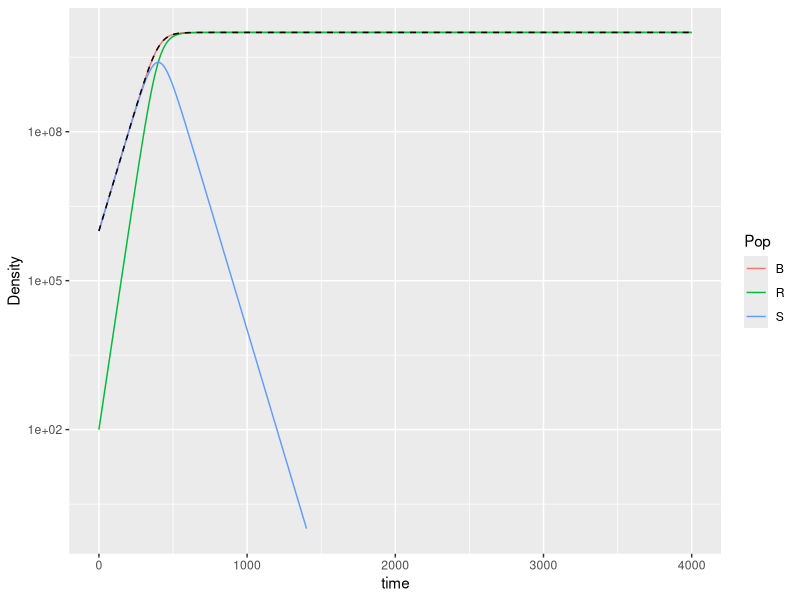
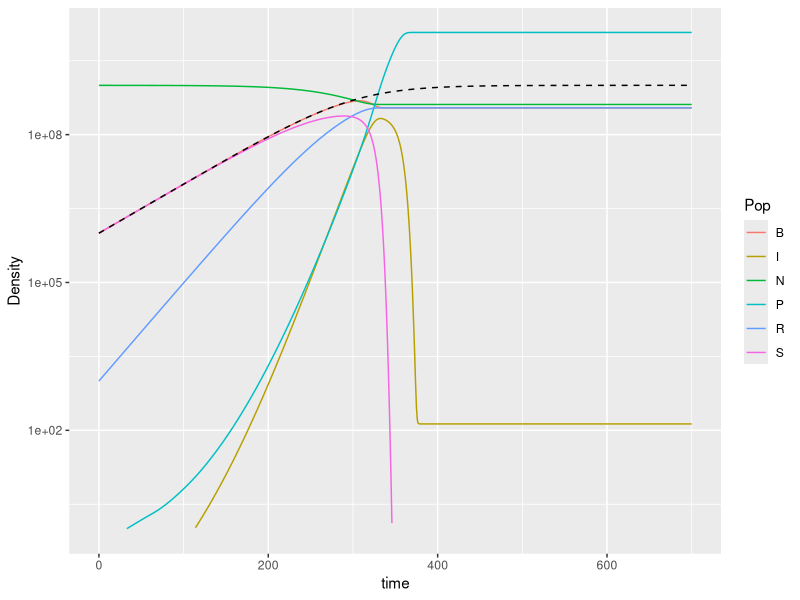
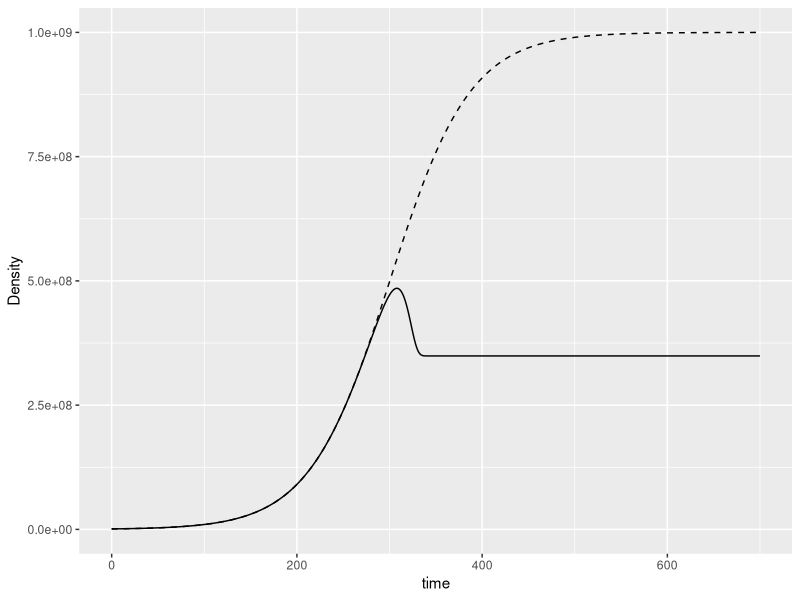

These charts were generated, in order, by the following R code:
#This code is just being kept on hand as simplified versions for
# consistency checking of more complex derivs functions

library(deSolve)
library(ggplot2)
library(dplyr)

#This derivs function only has S and R (no phages), and achieves logistic
# growth through one subpopulation being growing and one being non-growing
derivsx <- function(t, y, parms) {
  #The derivs function must return the derivative of all the variables at a
  # given time, in a list
  
  #Set small/negative y values to 0 so they don't affect the dN's
  y[y < parms["thresh_min_dens"]] <- 0
  
  #Create output vector
  dY <- c(S = 0, R = 0)
  
  ##Calculate dS
  #dS/dt = u_S*S - 2*u_S*S*(S+R)/k
  dY["S"] <- (
    parms["u_S"] * y["S"] 
    - 2*parms["u_S"] * y["S"] * (y["S"] + y["R"])/parms["k"])
  
  #Calculate dR
  #dR/dt = 2*u_S*S*(S+R)/k
  dY["R"] <- 2*parms["u_S"] * y["S"] * (y["S"] + y["R"])/parms["k"] 
  
  #Issue warning about too large pop (if warnings is TRUE)
  if (parms["warnings"]==1 & any(y > 10**100)) {
    warning(paste("pop(s)",
                  paste(which(y > 10**100), collapse = ","),
                  "exceed max limit, 10^100, returning dY = 0"))
  }
  dY[y > 10**100] <- 0
  
  #From documentation: The return value of func should be a list, whose first 
  #element is a vector containing the derivatives of y with respect to time
  return(list(dY))
}

#This derivs function achieves logistic growth through two subpopulations,
# one growing and one non-growing. The non-growing is also completely
# resistant to phage infection
derivsy <- function(t, y, parms) {
  #The derivs function must return the derivative of all the variables at a
  # given time, in a list
  
  #Set small/negative y values to 0 so they don't affect the dN's
  y[y < parms["thresh_min_dens"]] <- 0
  
  #Create output vector
  dY <- c(S = 0, I = 0, P = 0, R = 0, N = 0)
  
  #For all equations, let
  # a_t = a * (1 - f + f*(N/k)^v_a1)^v_a2
  # a_tau = a * (1 - f + f*(N(t-tau)/k)^v_a1)^v_a2
  a_t <- 
    parms["a"] *
    (1 - parms["f"] +
       parms["f"]*(y["N"]/parms["k"])**parms["v_a1"])**parms["v_a2"]
  if (t < parms["tau"]) {
    a_tau <- 0
  } else {
    a_tau <- 
      parms["a"] *
      (1 - parms["f"] +
         parms["f"] * (lagvalue(t-parms["tau"], 5)/
                         parms["k"])**parms["v_a1"])**parms["v_a2"]
  }
  
  ##Calculate dS
  #dS/dt = u_S*S - 2*u_S*S*(k-N)/k - a_t * SP
  dY["S"] <- (
    parms["u_S"] * y["S"] 
    - 2*parms["u_S"] * y["S"] * (parms["k"]-y["N"])/parms["k"] 
    - a_t * y["S"] * y["P"])
  
  ##Calculate dI
  #dI/dt = a_t*SP - a_tau*S(t-tau)P(t-tau)
  if (t < parms["tau"]) {
    dY["I"] <- a_t * y["S"] * y["P"]
  } else {
    dY["I"] <- a_t * y["S"]*y["P"] - 
      a_tau * lagvalue(t - parms["tau"], 1)*lagvalue(t - parms["tau"], 3)
  }
  
  ##Calculate dP
  #dP/dt = b*a_tau*S(t-tau)P(t-tau) - a_t*SP - a_t*zIP
  if (t < parms["tau"]) {
    dY["P"] <- -a_t * y["S"] * y["P"] -
      a_t * parms["z"] * y["I"] * y["P"]
  } else {
    dY["P"] <- 
      parms["b"]*a_tau*lagvalue(t-parms["tau"], 1)*lagvalue(t-parms["tau"], 3) - 
      a_t*y["S"]*y["P"] -
      a_t * parms["z"] * y["I"] * y["P"]
  }
  
  #Calculate dR
  #dR/dt = 2*u_S*S*(k-N)/k
  dY["R"] <- 2*parms["u_S"] * y["S"] * (parms["k"]-y["N"])/parms["k"]
  
  #Calculate dN
  #dN/dt = - u_S*S
  #        + d*a_tau*S(t-tau)P(t-tau)
  if (t < parms["tau"]) {
    dY["N"] <- -parms["u_S"] * y["S"]
  } else {
    dY["N"] <- -parms["u_S"] * y["S"] +
      parms["d"]*a_tau*lagvalue(t-parms["tau"],1)*lagvalue(t-parms["tau"],3)
  }
  
  #Issue warning about too large pop (if warnings is TRUE)
  if (parms["warnings"]==1 & any(y > 10**100)) {
    warning(paste("pop(s)",
                  paste(which(y > 10**100), collapse = ","),
                  "exceed max limit, 10^100, returning dY = 0"))
  }
  dY[y > 10**100] <- 0
  
  #From documentation: The return value of func should be a list, whose first 
  #element is a vector containing the derivatives of y with respect to time
  return(list(dY))
}

times <- seq(from = 0, to = 4000, by = 1)

yinit <- c("S" = 10**6, "R" = 100)
params <- c(u_S = 0.023,
            k = 10**10,
            warnings = 1, thresh_min_dens = 10**-100)

test <- as.data.frame(dede(y = yinit, times = times, func = derivsx, 
                           parms = params, hmax = 0.1))
test$B <- test$S + test$R
test$pred <- params[["k"]]/
  (1+((params[["k"]] - yinit[["S"]])/yinit[["S"]])*
     exp(-params[["u_S"]]*test$time))
test2 <- tidyr::pivot_longer(test, cols = -c(time), 
                             names_to = "Pop", values_to = "Density")
ggplot(data = filter(test2, Pop %in% c("S", "N", "R", "B")), 
       aes(x = time, y = Density, color = Pop)) +
  geom_line() + scale_y_continuous(trans = "log10", limits = c(1, NA)) +
  geom_line(data = filter(test2, Pop == "pred"), lty = 2, color = "black")
tail(test)
print(tail(test$B), digits = 10)
print(tail(test$R), digits = 10)

#Weird, there's an error where B is (S_0 - 10^4)^2 higher than it should be
#no idea why
#Also, why is 2* in the derivs function correct?


times <- seq(from = 0, to = 700, by = 1)
yinit <- c("S" = 10**6, "I" = 0, "P" = 1, "R" = 1000, 
           "N" = (10**9 - 10**6 - 1000))
params <- c(u_S = 0.023,
            k = 10**9,
            a = 5*10**-10,
            tau = 31.6,
            b = 50,
            f = 1,
            d = 0,
            v_a1 = 0, v_a2 = 0,
            z = 0,
            warnings = 1, thresh_min_dens = 10**-100)

test <- as.data.frame(dede(y = yinit, times = times, func = derivsy, 
                           parms = params))
test$B <- test$S + test$R
test$pred <- params[["k"]]/
  (1+((params[["k"]] - yinit[["S"]])/yinit[["S"]])*
     exp(-params[["u_S"]]*test$time))
test2 <- tidyr::pivot_longer(test, cols = -c(time), 
                             names_to = "Pop", values_to = "Density")
ggplot(data = filter(test2, Pop %in% c("S", "I", "P", "N", "R", "B")), 
       aes(x = time, y = Density, color = Pop)) +
  geom_line() + scale_y_continuous(trans = "log10", limits = c(1, NA)) +
  geom_line(data = filter(test2, Pop == "pred"), lty = 2, color = "black")
tail(test)

ggplot(data = filter(test2, Pop == "B"), 
       aes(x = time, y = Density)) +
  geom_line() +
  geom_line(data = filter(test2, Pop == "pred"), lty = 2, color = "black")
